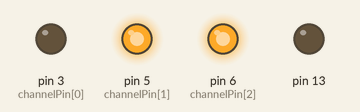
A sketch run on a simulated Arduino Uno, built with avr-gcc and run on an emulated ATmega328P. Parts: output pins drawn as LEDs (lit = HIGH).

Above: at 0.05 s.
At 2.15 s:
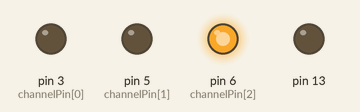
At 4.25 s:
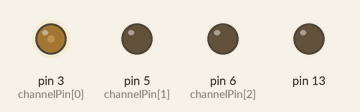
At 8.45 s:
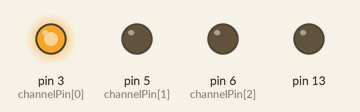
At 12.65 s:
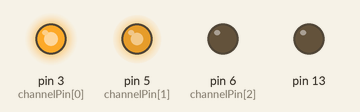
At 16.95 s:
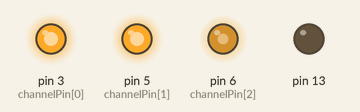
Timing chart, 0 to 22.1 s (numbered marks = the images above):
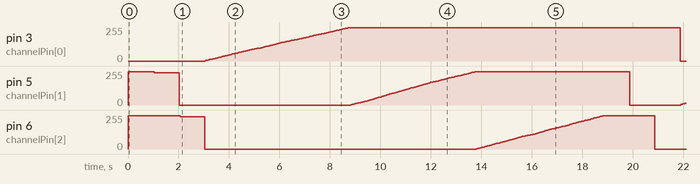

Measured:
- by itself, pin 3 (channelPin[0]): ramps from 0/255 to 251/255 and jumps back, once every 17.0 s

The sketch:

rgb_fade.ino
```cpp
const int NUM_CHANNELS = 3;
const int channelPin[NUM_CHANNELS] = {3,5,6};
const int MAX_LEVEL = 1000;
const int MIN_LEVEL = 0;
int channelLevel[NUM_CHANNELS];
int channelDir[NUM_CHANNELS];
long lastTime;
int curChannel;
int phase;

void setup()
{
  Serial.begin(9600);
  pinMode(13, OUTPUT);

  lastTime = millis();
  for (int i = 0; i < NUM_CHANNELS; ++i) {
    pinMode(channelPin[i], OUTPUT);
    channelLevel[i] = 0;
    channelDir[i] = 1;
  }
  curChannel = 0;
  phase = 0;
}

void loop()
{
  long t = millis();
  int timePassed = t - lastTime;
  lastTime = t;
  int inc = timePassed;
  channelLevel[curChannel] += inc * channelDir[curChannel];

  if (channelLevel[curChannel] > MAX_LEVEL) {
    channelLevel[curChannel] = MAX_LEVEL;
    channelDir[curChannel] = -1;
    curChannel = (curChannel + 1) % NUM_CHANNELS;
  }
  else if (channelLevel[curChannel] < MIN_LEVEL) {
    channelLevel[curChannel] = MIN_LEVEL;
    channelDir[curChannel] = 1;
    curChannel = (curChannel + 1) % NUM_CHANNELS;
    if (curChannel == phase) {
      curChannel = (curChannel + 1) % NUM_CHANNELS;
      phase = (phase + 1) % NUM_CHANNELS;
    }
  }

  for (int i = 0; i < NUM_CHANNELS; ++i) {
    int a = map(channelLevel[i], MIN_LEVEL, MAX_LEVEL, 4, 255);
    analogWrite(channelPin[i], 255-a);
  }
}
```
